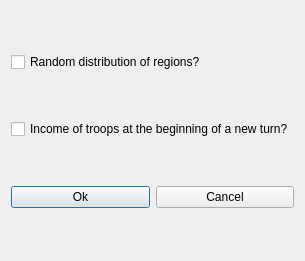
<?xml version="1.0" encoding="UTF-8"?>
<ui version="4.0">
 <class>InputRulesDialog</class>
 <widget class="QDialog" name="InputRulesDialog">
  <property name="geometry">
   <rect>
    <x>0</x>
    <y>0</y>
    <width>282</width>
    <height>261</height>
   </rect>
  </property>
  <property name="windowTitle">
   <string>Dialog</string>
  </property>
  <layout class="QGridLayout" name="gridLayout">
   <item row="0" column="0" colspan="2">
    <widget class="QCheckBox" name="cbDistribution">
     <property name="text">
      <string>Random distribution of regions?</string>
     </property>
    </widget>
   </item>
   <item row="1" column="0" colspan="2">
    <widget class="QCheckBox" name="cbIncome">
     <property name="text">
      <string>Income of troops at the beginning of a new turn?</string>
     </property>
    </widget>
   </item>
   <item row="2" column="0">
    <widget class="QPushButton" name="pbOk">
     <property name="text">
      <string>Ok</string>
     </property>
    </widget>
   </item>
   <item row="2" column="1">
    <widget class="QPushButton" name="pbCancel">
     <property name="text">
      <string>Cancel</string>
     </property>
    </widget>
   </item>
  </layout>
 </widget>
 <resources/>
 <connections/>
</ui>
